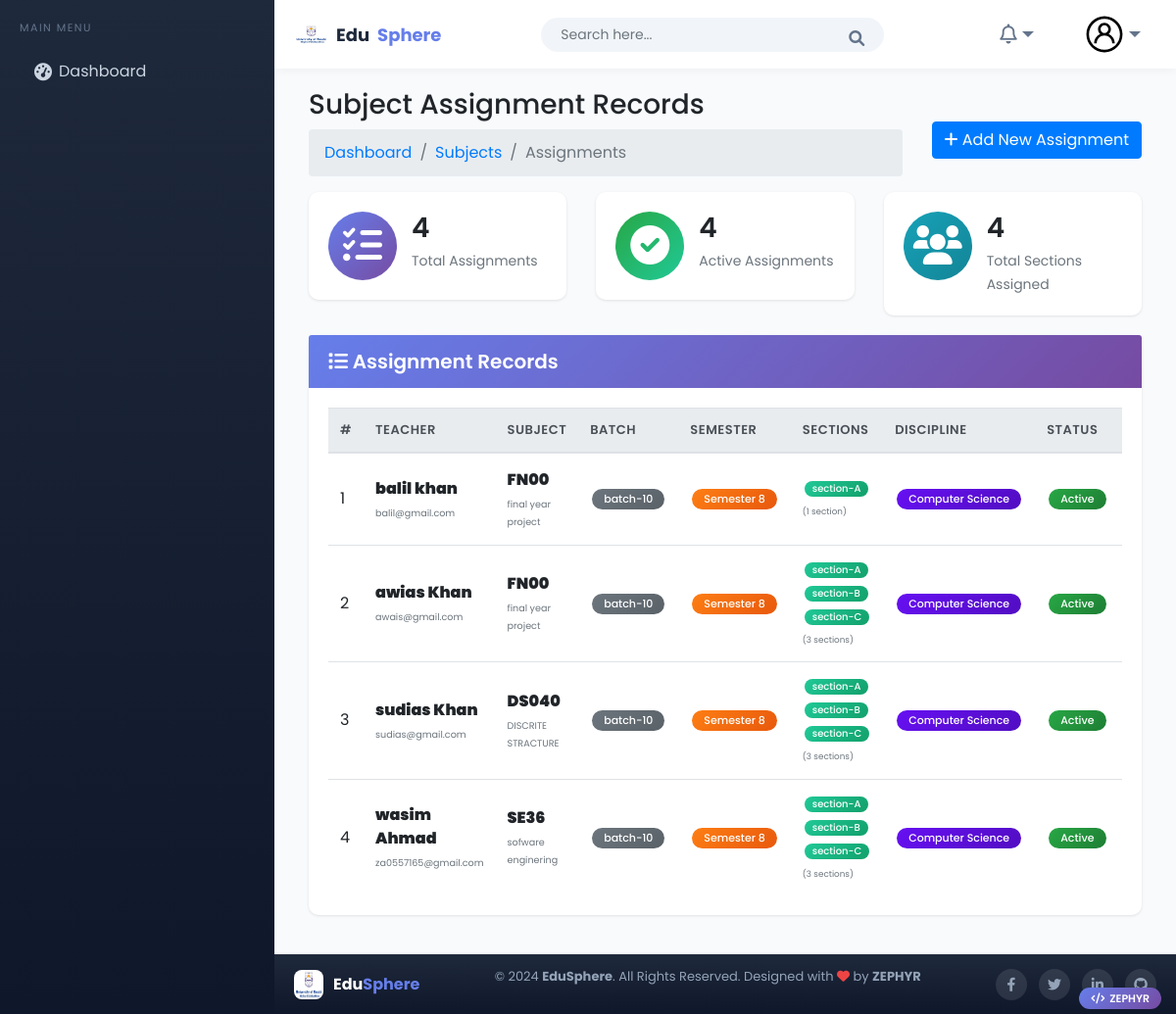
/subjectassign/view/, run on the app's committed database.
### subject/models.py (models this page shows, shortened)
class SubjectAssign(models.Model):
    teacher = models.ForeignKey(
        Teacher,
        on_delete=models.CASCADE,
        related_name="assigned_subjects",
        verbose_name="Teacher",
        help_text="Select the teacher for this subject"
    )
    subject = models.ForeignKey(
        Subject,
        on_delete=models.CASCADE,
        related_name="assigned_teachers",
        verbose_name="Subject",
        help_text="Select the subject to assign"
    )
    batch = models.ForeignKey(
        Batch,
        on_delete=models.CASCADE,
        related_name="subject_assignments",
        verbose_name="Batch",
        help_text="Select the batch for this assignment"
    )
    semester = models.ForeignKey(
        Semester,
        on_delete=models.CASCADE,
        related_name="subject_assignments",
        verbose_name="Semester",
        help_text="Select the semester for this assignment"
    )
    sections = models.ManyToManyField(
        Section,
        related_name="subject_assignments",
        verbose_name="Sections",
        help_text="Select multiple sections for this assignment"
    )
    assigned_date = models.DateField(
        auto_now_add=True,
        verbose_name="Assigned Date"
    )
    discipline = models.ForeignKey(
        Discipline,
        on_delete=models.CASCADE,
        verbose_name="Discipline"
    )
    is_active = models.BooleanField(
        default=True,
        verbose_name="Active SubjectAssign"
    )
    class Meta:
        verbose_name = "Subject Assignment"
        verbose_name_plural = "Subject Assignments"
        unique_together = ['teacher', 'subject', 'batch', 'semester']
        ordering = ['teacher', 'subject']

class Subject(models.Model):
    SUBJECT_TYPE_CHOICES = [
        ('core', 'Core'),
        ('elective', 'Elective'),
    ]
    name = models.CharField(
        max_length=100,
        verbose_name="Subject Name",
        help_text="Enter the full name of the subject"
    )
    code = models.CharField(
        max_length=20,
        unique=True,
        verbose_name="Subject Code",
        help_text="Short code for the subject (e.g., CS101)"
    )
    subject_type = models.CharField(
        max_length=10,
        choices=SUBJECT_TYPE_CHOICES,
        default='core',
        verbose_name="Subject Type"
    )
    prerequisites = models.ManyToManyField(
        'self',
        symmetrical=False,
        blank=True,
        verbose_name="Prerequisite Subjects",
        help_text="Select subjects that must be completed before taking this subject",
        related_name='is_prerequisite_for'
    )
    credit_hours = models.PositiveSmallIntegerField(
        default=3,
        validators=[
            MinValueValidator(1),
            MaxValueValidator(10)
        ],
        verbose_name="Credit Hours",
        help_text="Number of credit hours for this subject"
    )
    description = models.TextField(
        blank=True,
        null=True,
        verbose_name="Description",
        help_text="Optional description about the subject"
    )
    created_at = models.DateTimeField(auto_now_add=True)
    updated_at = models.DateTimeField(auto_now=True)
    is_active = models.BooleanField(default=True)
    class Meta:
        verbose_name = "Subject"
        verbose_name_plural = "Subjects"
        ordering = ['code']

### teachers/models.py (models this page shows, shortened)
class Teacher(models.Model):  #
    user = models.OneToOneField(CustomUser, on_delete=models.CASCADE, related_name="teacher", null=True, blank=True)
    first_name = models.CharField(max_length=100)
    last_name = models.CharField(max_length=100)
    father_name = models.CharField(max_length=100)
    teacher_id = models.CharField(max_length=20, unique=True)
    gender = models.CharField(max_length=10, choices=[('Male','Male'),('Female','Female'),('Others','Others')], blank=True, null=True)
    date_of_birth = models.DateField(null=True, blank=True)
    salary = models.DecimalField(max_digits=10, decimal_places=2,blank=True,null=True)
    religion = models.CharField(max_length=50, blank=True)
    joining_date = models.DateField(null=True, blank=True)
    mobile_number = models.CharField(max_length=15)
    email = models.EmailField(max_length=100)
    field = models.CharField(max_length=50, verbose_name="Specialization")
    experience = models.PositiveIntegerField(blank=True,null=True)
    teacher_image = models.ImageField(upload_to='teachers/', blank=True)
    slug = models.SlugField(max_length=255, unique=True, blank=True)
    is_active = models.BooleanField(default=True)
    role = models.CharField(max_length=50, blank=True, default="Teacher")
    class Meta:
        ordering = ['first_name', 'last_name']
        verbose_name = "Teacher"
        verbose_name_plural = "Teachers"

### Academic/models.py (models this page shows, shortened)
class Batch(models.Model):
    name = models.CharField(max_length=10)
    start_session = models.CharField(max_length=10)
    end_session = models.CharField(max_length=10)
    discipline = models.ForeignKey(Discipline, on_delete=models.CASCADE)

class Semester(models.Model):
    number = models.IntegerField(
        validators=[MinValueValidator(1), MaxValueValidator(8)],
        unique=True
    )

class Section(models.Model):  # Changed from Sections to Section (singular)
    name = models.CharField(max_length=10)
    batch = models.ForeignKey(Batch, on_delete=models.CASCADE)
    discipline = models.ForeignKey(Discipline, on_delete=models.CASCADE)
    class Meta:
        unique_together = ('name', 'batch')

class Discipline(models.Model):  # Fixed spelling from Decipline to Discipline
    PROGRAM_CHOICES = [
        ('BS', 'BS'),
        ('MS', 'MS'),
        ('PhD', 'PhD'),
    ]
    FIELD_CHOICES = [
        ('Computer Science', 'Computer Science'),
        ('Software Engineering', 'Software Engineering'),
        ('Artificial Intelligence', 'Artificial Intelligence'),
        ('Cyber Security', 'Cyber Security'),
        ('Data Science', 'Data Science'),
    ]
    program = models.CharField(max_length=40, choices=PROGRAM_CHOICES)
    field = models.CharField(max_length=40, choices=FIELD_CHOICES)
    class Meta:
        unique_together = ('program', 'field')
        verbose_name_plural = "Disciplines"

### subject/views.py (the view)
# urls.py: path('assign/view/', views.show_subject_assign, name='show_subject_assign'),
def show_subject_assign(request):
    assigns = SubjectAssign.objects.select_related(
        "teacher", "subject", "batch", "semester", "discipline"
    ).prefetch_related("sections").order_by('-id')
    subject_id = request.GET.get('subject')
    teacher_id = request.GET.get('teacher')
    batch_id = request.GET.get('batch')
    semester_id = request.GET.get('semester')
    if subject_id:
        assigns = assigns.filter(subject_id=subject_id)
    if teacher_id:
        assigns = assigns.filter(teacher_id=teacher_id)
    if batch_id:
        assigns = assigns.filter(batch_id=batch_id)
    if semester_id:
        assigns = assigns.filter(semester_id=semester_id)
    context = {
        "assigns": assigns,
        "subjects": Subject.objects.filter(is_active=True),
        "teachers": Teacher.objects.all(),
        "batches": Batch.objects.all(),
        "semesters": Semester.objects.all(),
    }
    return render(request, "subject/show-subject-assign-record.html", context)

### templates/subject/show-subject-assign-record.html (shortened to what this page needs)
{% extends "Home/base.html" %}
{% load static %}
{% block body %}
<div class="page-wrapper">
    <div class="content container-fluid">
        <div class="page-header">
            <div class="row align-items-center">
                <div class="col">
                    <h3 class="page-title">Subject Assignment Records</h3>
                    <ul class="breadcrumb">
                        <li class="breadcrumb-item"><a href="{% url 'index' %}">Dashboard</a></li>
                        <li class="breadcrumb-item"><a href="{% url 'subject:view_subject' %}">Subjects</a></li>
                        <li class="breadcrumb-item active">Assignments</li>
                    </ul>
                </div>
                <div class="col-auto text-right">
                    <a href="{% url 'subject:add_subject_assign' %}" class="btn btn-primary">
                        <i class="fas fa-plus"></i> Add New Assignment
                    </a>
                </div>
            </div>
        </div>
        <div class="row">
            <div class="col-md-4">
                <div class="card dash-widget">
                    <div class="card-body">
                        <span class="dash-widget-icon bg-primary">
                            <i class="fas fa-tasks"></i>
                        </span>
                        <div class="dash-widget-info">
                            <h3>{{ assigns|length }}</h3>
                            <span>Total Assignments</span>
                        </div>
                    </div>
                </div>
            </div>
            <div class="col-md-4">
                <div class="card dash-widget">
                    <div class="card-body">
                        <span class="dash-widget-icon bg-success">
                            <i class="fas fa-check-circle"></i>
                        </span>
                        <div class="dash-widget-info">
                            <h3>{{ assigns|length }}</h3>
                            <span>Active Assignments</span>
                        </div>
                    </div>
                </div>
            </div>
            <div class="col-md-4">
                <div class="card dash-widget">
                    <div class="card-body">
                        <span class="dash-widget-icon bg-info">
                            <i class="fas fa-users"></i>
                        </span>
                        <div class="dash-widget-info">
                            <h3>{{ assigns|length }}</h3>
                            <span>Total Sections Assigned</span>
                        </div>
                    </div>
                </div>
            </div>
        </div>
        <div class="card">
            <div class="card-header bg-gradient-primary text-white">
                <h5 class="card-title mb-0">
                    <i class="fas fa-list"></i> Assignment Records
                </h5>
            </div>
            <div class="card-body">
                <div class="table-responsive">
                    <table class="table table-hover table-center mb-0">
                        <thead class="thead-light">
                            <tr>
                                <th>#</th>
                                <th>Teacher</th>
                                <th>Subject</th>
                                <th>Batch</th>
                                <th>Semester</th>
                                <th>Sections</th>
                                <th>Discipline</th>
                                <th>Status</th>
                                <th class="text-right">Actions</th>
                            </tr>
                        </thead>
                        <tbody>
                            {% for assign in assigns %}
                            <tr>
                                <td>{{ forloop.counter }}</td>
                                <td>
                                    <div class="teacher-info">
                                        <div class="teacher-name">
                                            <strong>{{ assign.teacher.first_name }} {{ assign.teacher.last_name }}</strong>
                                        </div>
                                        <div class="teacher-email">
                                            <small class="text-muted">{{ assign.teacher.email|default:"No email" }}</small>
                                        </div>
                                    </div>
                                </td>
                                <td>
                                    <div class="subject-info">
                                        <div class="subject-code">
                                            <strong>{{ assign.subject.code }}</strong>
                                        </div>
                                        <div class="subject-name">
                                            <small class="text-muted">{{ assign.subject.name|truncatechars:30 }}</small>
                                        </div>
                                    </div>
                                </td>
                                <td><span class="badge badge-batch">{{ assign.batch.name }}</span></td>
                                <td><span class="badge badge-semester">Semester {{ assign.semester.number }}</span></td>
                                <td class="sections-cell">
                                    {% with sections=assign.sections.all %}
                                        {% if sections %}
                                            <div class="sections-list">
                                                {% for section in sections %}
                                                    <span class="badge badge-section">{{ section.name }}</span>
                                                {% endfor %}
                                            </div>
                                            <div class="sections-count text-muted mt-1">
                                                <small>({{ sections|length }} section{{ sections|length|pluralize }})</small>
                                            </div>
                                        {% else %}
                                            <span class="badge badge-warning">No Sections</span>
                                        {% endif %}
                                    {% endwith %}
                                </td>
                                <td><span class="badge badge-discipline">{{ assign.discipline.field|truncatechars:20 }}</span></td>
                                <td>
                                    {% if assign.is_active %}
                                        <span class="badge badge-success">Active</span>
                                    {% else %}
                                        <span class="badge badge-danger">Inactive</span>
                                    {% endif %}
                                </td>
                                <td class="text-right">
                                </td>
                            </tr>
                            {% endfor %}
                        </tbody>
                    </table>
                </div>
            </div>
        </div>
    </div>
</div>
{% endblock %}

### data on the page
SubjectAssign: teacher.first_name "balil", teacher.last_name "khan", teacher.email "balil@gmail.com", subject.code "FN00", subject.name "final year project", batch.name "batch-10", semester.number "8", sections.all|length "1", discipline.field "Computer Science", is_active "Active"
Section: name "section-A"
SubjectAssign: teacher.first_name "awias", teacher.last_name "Khan", teacher.email "awais@gmail.com", subject.code "FN00", subject.name "final year project", batch.name "batch-10", semester.number "8", sections.all|length "3", discipline.field "Computer Science", is_active "Active"
Section: name "section-B"
Section: name "section-C"
SubjectAssign: teacher.first_name "sudias", teacher.last_name "Khan", teacher.email "sudias@gmail.com", subject.code "DS040", subject.name "DISCRITE STRACTURE", batch.name "batch-10", semester.number "8", sections.all|length "3", discipline.field "Computer Science", is_active "Active"
SubjectAssign: teacher.first_name "wasim", teacher.last_name "Ahmad", teacher.email "za0557165@gmail.com", subject.code "SE36", subject.name "sofware enginering", batch.name "batch-10", semester.number "8", sections.all|length "3", discipline.field "Computer Science", is_active "Active"

### other printed values
{{ assigns|length }} "4"
